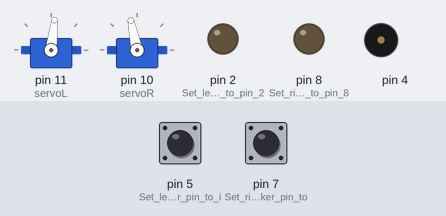
Bench run of a sketch on a simulated Arduino Uno, built with avr-gcc and run on an emulated ATmega328P. Parts: 2 × servo, output pins drawn as LEDs (lit = HIGH), buzzer (waves = sounding). The inputs (shaded band) are chosen by the test bench; at power-on: pin 5 (Set_left_whisker_pin_to_i) HIGH, pin 7 (Set_right_whisker_pin_to) HIGH.

Above: at 2.2 s.
2.3 s: pin 5 (Set_left_whisker_pin_to_i) pulled LOW for 0.15 s
At 2.7 s:
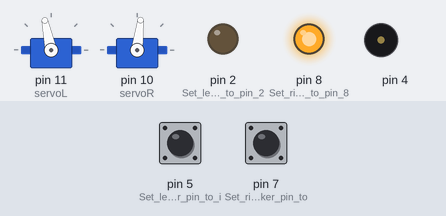
5.3 s: pin 7 (Set_right_whisker_pin_to) pulled LOW for 0.15 s
At 5.7 s:
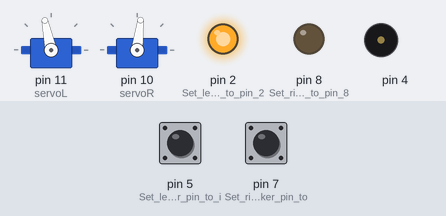
8.3 s: pin 7 (Set_right_whisker_pin_to) pulled LOW for 3.2 s
At 8.99 s:
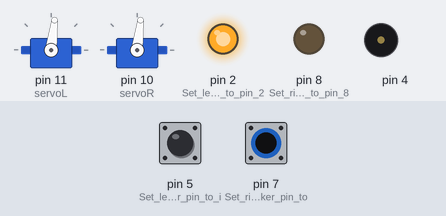
13.0 s: pin 5 (Set_left_whisker_pin_to_i) pulled LOW for 3.2 s
At 13.65 s:
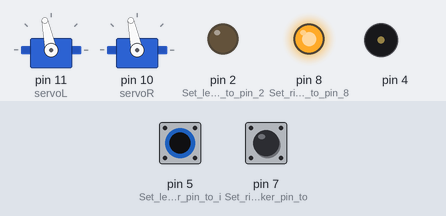
17.7 s: pin 5 (Set_left_whisker_pin_to_i) driven LOW and pin 7 (Set_right_whisker_pin_to) driven LOW
At 21.0 s:
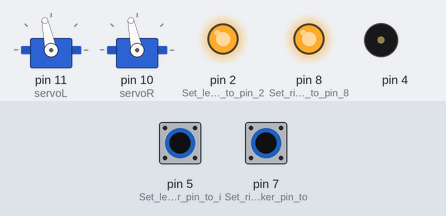
Timing chart, 0 to 21.7 s (numbered marks = the images above; inputs shaded):
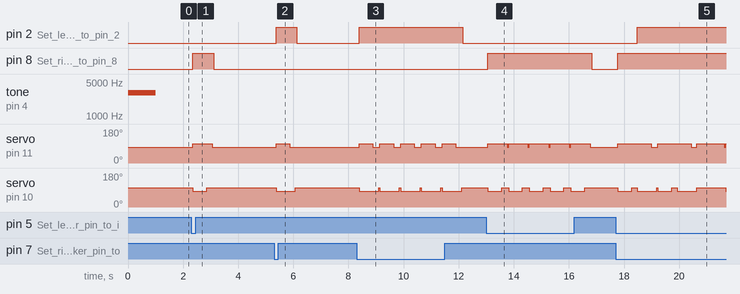

Measured:
- after the input at 2.3 s, pin 8 (Set_right_LED_to_pin_8): LOW → HIGH after 0.06 s, → LOW 0.75 s later; servo on pin 11 (servoL): 83° → 102° after 0.06 s, → 83° 0.70 s later; servo on pin 10 (servoR): 102° → 83° after 0.06 s, → 102° 0.50 s later
- after the input at 5.3 s, pin 2 (Set_left_LED_to_pin_2): LOW → HIGH after 0.07 s, → LOW 0.75 s later; servo on pin 11 (servoL): 83° → 102° after 0.07 s, → 83° 0.50 s later; servo on pin 10 (servoR): 102° → 83° after 0.07 s, → 102° 0.70 s later
- after the input at 8.3 s, pin 2 (Set_left_LED_to_pin_2): LOW → HIGH after 0.09 s, → LOW 3.8 s later; servo on pin 11 (servoL): alternates 102° for 0.50 s and 83° for 0.25 s, 10 changes in all, then stays 83°, starting after 0.09 s; servo on pin 10 (servoR): alternates 102° for 0.05 s and 83° for 0.70 s, starting after 0.09 s
- after the input at 13.0 s, pin 8 (Set_right_LED_to_pin_8): LOW → HIGH after 0.06 s, → LOW 3.8 s later; servo on pin 11 (servoL): alternates 102° for 0.70 s and 83° for 0.05 s, starting after 0.06 s; servo on pin 10 (servoR): alternates 102° for 0.25 s and 83° for 0.50 s, 10 changes in all, then stays 102°, starting after 0.06 s
- after the input at 17.7 s, pin 2 (Set_left_LED_to_pin_2): LOW → HIGH after 0.78 s; pin 8 (Set_right_LED_to_pin_8): LOW → HIGH after 0.08 s; servo on pin 11 (servoL): alternates 102° for 1.2 s and 83° for 0.23 s, starting after 0.08 s

The sketch:

Roaming_WithWiskers.ino
```cpp
/* Code to allow BOE bot to move around a room using wisker sensors
 *  By Emilie Karon Klefbom
 *  September 14 2017
 *  v 1.0
 */

#include <Servo.h>

 Servo servoL;
 Servo servoR;
  int i = 0;
  int old = 0;

void setup() {
  tone(4, 3000, 1000);    // Play tone for 1 second
  delay(1000);            // Delay to finish tone
  pinMode(7, INPUT);      // Set right whisker pin to input
  pinMode(5, INPUT);      // Set left whisker pin to input
  pinMode(8, OUTPUT);     // Set right LED to pin 8
  pinMode(2,OUTPUT);      // Set left LED to pin 2
  Serial.begin(9600);     // Set data rate to 9600 bps
  servoAttach();

}


void loop(){
  byte wLeft = digitalRead(5);  // Copy left result to wLeft
  byte wRight = digitalRead(7); // Copy right result to wRight
  /*
  Serial.print(wLeft);          // Display left whisker state
  Serial.println(wRight);       // Display right whisker state
  */
  if (i >=4){
    turnDR(180);
    i = 0;
  }
  forward(50);

  if(wLeft == 0){               //Light up LED when left wisker makes contact
    digitalWrite(8, HIGH);
    backward(500);
    turnDR(40);
    if(old == 2){
      i++;
    }
    old = 1;
  }else{
    digitalWrite(8,LOW);
  }

  if(wRight == 0){              //Light up LED when right wisker makes contact
    digitalWrite(2, HIGH);
    backward(500);
    turnDL(40);
    if(old ==1){
      i++;
    }
    old = 2;
  }else{
    digitalWrite(2,LOW);
  }

}
```

movefun.ino
```cpp
void servoAttach(){
  servoL.attach(11);
  servoR.attach(10);
}

void backward(int time) // Backward function
{

servoL.writeMicroseconds(1600); // Left wheel counterclockwise
servoR.writeMicroseconds(1400); // Right wheel clockwise
delay(time); // Maneuver for time ms

servoStop();
}

void forward(int time) // Backward function
{

servoL.writeMicroseconds(1400); // Left wheel clockwise
servoR.writeMicroseconds(1600); // Right wheel counterclockwise
delay(time); // Maneuver for time ms

servoStop();
}

void turnTL(int time) // Left turn function
{
servoL.writeMicroseconds(1400); // Left wheel clockwise
servoR.writeMicroseconds(1400); // Right wheel clockwise
delay(time); // Maneuver for time ms
servoStop();
}

void turnDL(int deg) // Right turn degrees
{
  int t = (deg / 0.176);
  t-=25;
  turnTL(t);
}

void turnTR(int time) // Right turn function
{
servoL.writeMicroseconds(1600); // Left wheel counterclockwise
servoR.writeMicroseconds(1600); // Right wheel counterclockwise
delay(time); // Maneuver for time ms
servoStop();
}

void turnDR(int deg) // Right turn degrees
{
  int t = (deg / 0.176);
  t -=25;
  turnTR(t);
}

void turnDeg(int deg) // Right turn degrees
{
  if(deg >0 ){
  turnDR(deg);
  }
  else{
  turnDL(-deg);
    }
}


void maneuver (int speedL, int speedR, int time){
  servoL.writeMicroseconds(1500 + speedL);
  servoR.writeMicroseconds(1500 - speedR);
  delay(time);
  servoStop();
}

void servoDisable() // Halt servo signals
{
servoL.detach(); // Stop sending servo signals
servoR.detach();
}

void servoStop(){
  servoL.writeMicroseconds(1500);
  servoR.writeMicroseconds(1500);
}
```
